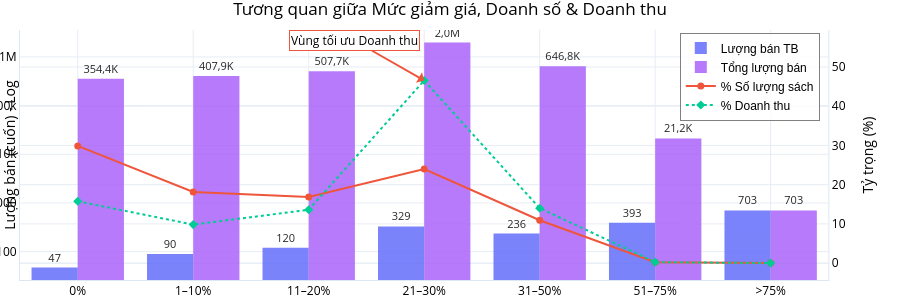
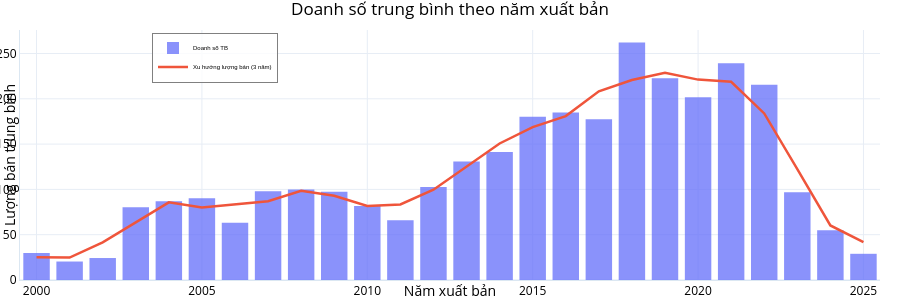
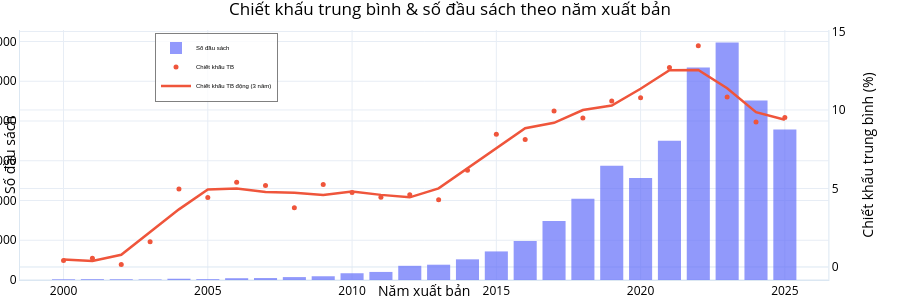

Notebook cell for these charts, in order:
### Markdown cell above
## Tab 2: Phân tích Giá & Chiết khấu
Các biểu đồ từ `tab_price_discount.py` giúp phân tích xu hướng giá.

### Code cell
from dashboard.tabs.tab_price_discount import (
    _q5_discount_threshold,
    _q9_year_trend,
    _q10_price_year_trend
)

print("Biểu đồ: Tương quan giữa Mức giảm giá, Doanh số & Doanh thu")
_q5_discount_threshold(df, colors)

print("\nBiểu đồ: Doanh số trung bình theo năm xuất bản")
_q9_year_trend(df, colors)

print("\nBiểu đồ: Chiết khấu trung bình & số đầu sách theo năm xuất bản")
_q10_price_year_trend(df, colors)

### Figure 1 — Plotly figure (JSON) as saved in the notebook; plotly's stock layout.template omitted (floating-point values rounded to 4 significant figures)
{"data": [{"hovertemplate": "<b>Mức giảm: %{x}</b><br>Lượng bán TB: %{y:,.0f} cuốn<extra></extra>", "marker": {"color": "#636EFA"}, "name": "Lượng bán TB", "opacity": 0.85, "text": ["47", "90", "120", "329", "236", "393", "703"], "textfont": {"size": 11}, "textposition": "outside", "type": "bar", "x": ["0%", "1–10%", "11–20%", "21–30%", "31–50%", "51–75%", ">75%"], "xaxis": "x", "y": [47.2, 89.56, 119.9, 328.6, 235.7, 392.9, 703.0], "yaxis": "y"}, {"hovertemplate": "<b>Mức giảm: %{x}</b><br>Tổng lượng bán: %{y:,.0f} cuốn<extra></extra>", "marker": {"color": "#AB63FA"}, "name": "Tổng lượng bán", "opacity": 0.85, "text": ["354,4K", "407,9K", "507,7K", "2,0M", "646,8K", "21,2K", "703"], "textfont": {"size": 11}, "textposition": "outside", "type": "bar", "x": ["0%", "1–10%", "11–20%", "21–30%", "31–50%", "51–75%", ">75%"], "xaxis": "x", "y": [354400.0, 407900.0, 507700.0, 1980000.0, 646800.0, 21220.0, 703.0], "yaxis": "y"}, {"hovertemplate": "Tỷ trọng sách: %{y:.1f}%<extra></extra>", "line": {"color": "#EF553B", "width": 2}, "marker": {"size": 7}, "mode": "lines+markers", "name": "% Số lượng sách", "type": "scatter", "x": ["0%", "1–10%", "11–20%", "21–30%", "31–50%", "51–75%", ">75%"], "xaxis": "x", "y": [29.89, 18.13, 16.85, 23.99, 10.92, 0.215, 0.003981], "yaxis": "y2"}, {"customdata": [80780000000.0, 50360000000.0, 69730000000.0, 238600000000.0, 71790000000.0, 1306000000.0, 9139000.0], "hovertemplate": "Tỷ trọng doanh thu: %{y:.1f}%<br>(Tổng giá trị: %{customdata:,.0f} ₫)<extra></extra>", "line": {"color": "#00CC96", "dash": "dot", "width": 2}, "marker": {"size": 7, "symbol": "diamond"}, "mode": "lines+markers", "name": "% Doanh thu", "type": "scatter", "x": ["0%", "1–10%", "11–20%", "21–30%", "31–50%", "51–75%", ">75%"], "xaxis": "x", "y": [15.76, 9.824, 13.6, 46.55, 14.0, 0.2549, 0.001783], "yaxis": "y2"}], "layout": {"annotations": [{"arrowhead": 1, "ax": -70, "ay": -40, "bgcolor": "white", "bordercolor": "#EF553B", "showarrow": true, "text": "Vùng tối ưu Doanh thu", "x": "21–30%", "xref": "x", "y": 46.55, "yref": "y2"}], "barmode": "group", "font": {"color": "#000000"}, "height": 300, "hovermode": "x unified", "legend": {"bgcolor": "rgba(255, 255, 255, 0.8)", "bordercolor": "Gray", "borderwidth": 1, "font": {"color": "black", "family": "Arial", "size": 12}, "x": 0.93, "xanchor": "right", "y": 0.99, "yanchor": "top"}, "margin": {"b": 20, "l": 20, "r": 20, "t": 30}, "paper_bgcolor": "rgba(0,0,0,0)", "plot_bgcolor": "rgba(0,0,0,0)", "showlegend": true, "title": {"font": {"color": "#000000"}, "text": "Tương quan giữa Mức giảm giá, Doanh số & Doanh thu"}, "xaxis": {"anchor": "y", "domain": [0, 0.94], "gridcolor": "#e7edf5", "linecolor": "#dbe7f2", "showgrid": true, "tickfont": {"color": "#000000"}, "title": {"font": {"color": "#000000"}}, "zerolinecolor": "#dbe7f2"}, "yaxis": {"anchor": "x", "domain": [0, 1], "gridcolor": "#e7edf5", "linecolor": "#dbe7f2", "showgrid": true, "tickfont": {"color": "#000000"}, "title": {"font": {"color": "#000000"}, "text": "Lượng bán (cuốn) - Log"}, "type": "log", "zerolinecolor": "#dbe7f2"}, "yaxis2": {"anchor": "x", "gridcolor": "#e7edf5", "linecolor": "#dbe7f2", "overlaying": "y", "showgrid": true, "side": "right", "tickfont": {"color": "#000000"}, "title": {"font": {"color": "#000000"}, "text": "Tỷ trọng (%)"}, "zerolinecolor": "#dbe7f2"}}}

### Figure 2 — Plotly figure (JSON) as saved in the notebook; plotly's stock layout.template omitted (floating-point values rounded to 4 significant figures)
{"data": [{"marker": {"color": "#636EFA"}, "name": "Doanh số TB", "opacity": 0.75, "type": "bar", "x": [2000, 2001, 2002, 2003, 2004, 2005, 2006, 2007, 2008, 2009, 2010, 2011, 2012, 2013, 2014, 2015, 2016, 2017, 2018, 2019, 2020, 2021, 2022, 2023, 2024, 2025], "y": [29.8, 20.4, 24.25, 80.25, 86.82, 90.14, 63.06, 98.0, 99.78, 97.47, 81.61, 65.85, 102.6, 130.7, 141.2, 180.1, 185.0, 177.5, 262.1, 222.6, 201.8, 239.2, 215.5, 96.77, 54.87, 28.93]}, {"line": {"color": "#EF553B", "width": 2.5}, "mode": "lines", "name": "Xu hướng lượng bán (3 năm)", "type": "scatter", "x": [2000, 2001, 2002, 2003, 2004, 2005, 2006, 2007, 2008, 2009, 2010, 2011, 2012, 2013, 2014, 2015, 2016, 2017, 2018, 2019, 2020, 2021, 2022, 2023, 2024, 2025], "y": [25.1, 24.82, 41.63, 63.77, 85.74, 80.01, 83.74, 86.95, 98.41, 92.95, 81.64, 83.35, 99.7, 124.8, 150.7, 168.8, 180.9, 208.2, 220.7, 228.8, 221.2, 218.8, 183.8, 122.4, 60.19, 41.9]}], "layout": {"font": {"color": "#000000"}, "height": 300, "legend": {"bgcolor": "rgba(255, 255, 255, 0.8)", "bordercolor": "Gray", "borderwidth": 1, "font": {"color": "black", "family": "Arial", "size": 6}, "x": 0.3, "xanchor": "right", "y": 0.99, "yanchor": "top"}, "margin": {"b": 20, "l": 20, "r": 20, "t": 30}, "paper_bgcolor": "rgba(0,0,0,0)", "plot_bgcolor": "rgba(0,0,0,0)", "title": {"font": {"color": "#000000"}, "text": "Doanh số trung bình theo năm xuất bản"}, "xaxis": {"gridcolor": "#e7edf5", "linecolor": "#dbe7f2", "showgrid": true, "tickfont": {"color": "#000000"}, "title": {"font": {"color": "#000000"}, "text": "Năm xuất bản"}, "zerolinecolor": "#dbe7f2"}, "yaxis": {"gridcolor": "#e7edf5", "linecolor": "#dbe7f2", "showgrid": true, "tickfont": {"color": "#000000"}, "title": {"font": {"color": "#000000"}, "text": "Lượng bán trung bình"}, "zerolinecolor": "#dbe7f2"}}}

### Figure 3 — Plotly figure (JSON) as saved in the notebook; plotly's stock layout.template omitted (floating-point values rounded to 4 significant figures)
{"data": [{"marker": {"color": "#636EFA"}, "name": "Số đầu sách", "opacity": 0.7, "type": "bar", "x": [2000, 2001, 2002, 2003, 2004, 2005, 2006, 2007, 2008, 2009, 2010, 2011, 2012, 2013, 2014, 2015, 2016, 2017, 2018, 2019, 2020, 2021, 2022, 2023, 2024, 2025], "xaxis": "x", "y": [17, 20, 18, 13, 32, 21, 45, 49, 73, 94, 170, 203, 357, 385, 520, 719, 981, 1485, 2042, 2874, 2566, 3506, 5346, 5975, 4513, 3789], "yaxis": "y"}, {"hovertemplate": "Chiết khấu TB: %{y:.1f}%<extra></extra>", "marker": {"color": "#EF553B", "size": 5}, "mode": "markers", "name": "Chiết khấu TB", "type": "scatter", "x": [2000, 2001, 2002, 2003, 2004, 2005, 2006, 2007, 2008, 2009, 2010, 2011, 2012, 2013, 2014, 2015, 2016, 2017, 2018, 2019, 2020, 2021, 2022, 2023, 2024, 2025], "xaxis": "x", "y": [0.4118, 0.55, 0.1667, 1.615, 4.969, 4.429, 5.4, 5.184, 3.767, 5.255, 4.747, 4.438, 4.594, 4.281, 6.156, 8.462, 8.127, 9.93, 9.495, 10.57, 10.78, 12.71, 14.1, 10.82, 9.236, 9.522], "yaxis": "y2"}, {"hovertemplate": "Chiết khấu TB động: %{y:.1f}%<extra></extra>", "line": {"color": "#EF553B", "width": 2.5}, "mode": "lines", "name": "Chiết khấu TB động (3 năm)", "type": "scatter", "x": [2000, 2001, 2002, 2003, 2004, 2005, 2006, 2007, 2008, 2009, 2010, 2011, 2012, 2013, 2014, 2015, 2016, 2017, 2018, 2019, 2020, 2021, 2022, 2023, 2024, 2025], "xaxis": "x", "y": [0.4809, 0.3761, 0.7774, 2.25, 3.671, 4.932, 5.004, 4.784, 4.735, 4.59, 4.814, 4.593, 4.438, 5.01, 6.299, 7.582, 8.84, 9.184, 9.999, 10.28, 11.35, 12.53, 12.54, 11.39, 9.86, 9.379], "yaxis": "y2"}], "layout": {"font": {"color": "#000000"}, "height": 300, "hovermode": "x unified", "legend": {"bgcolor": "rgba(255, 255, 255, 0.8)", "bordercolor": "Gray", "borderwidth": 1, "font": {"color": "black", "family": "Arial", "size": 6}, "x": 0.3, "xanchor": "right", "y": 0.99, "yanchor": "top"}, "margin": {"b": 20, "l": 20, "r": 20, "t": 30}, "paper_bgcolor": "rgba(0,0,0,0)", "plot_bgcolor": "rgba(0,0,0,0)", "title": {"font": {"color": "#000000"}, "text": "Chiết khấu trung bình & số đầu sách theo năm xuất bản"}, "xaxis": {"anchor": "y", "domain": [0, 0.94], "gridcolor": "#e7edf5", "linecolor": "#dbe7f2", "showgrid": true, "tickfont": {"color": "#000000"}, "title": {"font": {"color": "#000000"}, "text": "Năm xuất bản"}, "zerolinecolor": "#dbe7f2"}, "yaxis": {"anchor": "x", "domain": [0, 1], "gridcolor": "#e7edf5", "linecolor": "#dbe7f2", "showgrid": true, "tickfont": {"color": "#000000"}, "title": {"font": {"color": "#000000"}, "text": "Số đầu sách"}, "zerolinecolor": "#dbe7f2"}, "yaxis2": {"anchor": "x", "gridcolor": "#e7edf5", "linecolor": "#dbe7f2", "overlaying": "y", "showgrid": true, "side": "right", "tickfont": {"color": "#000000"}, "title": {"font": {"color": "#000000"}, "text": "Chiết khấu trung bình (%)"}, "zerolinecolor": "#dbe7f2"}}}
